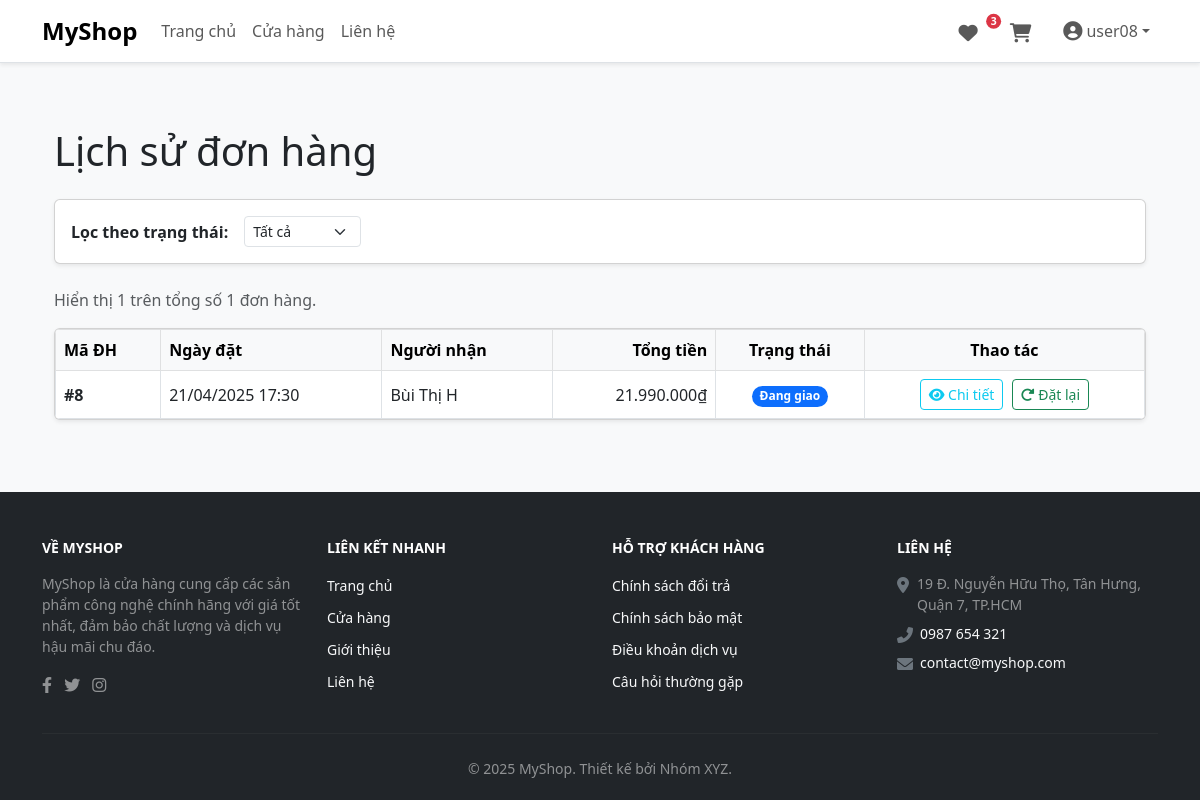
Screenshot of /public/index.php?page=order_history (signed in) with the database file from the repository.
### tables this page shows
CREATE TABLE orders (
                        id INT AUTO_INCREMENT PRIMARY KEY,
                        user_id INT NOT NULL,
                        customer_name VARCHAR(255) NOT NULL,
                        customer_address TEXT NOT NULL,
                        customer_phone VARCHAR(20) NOT NULL,
                        customer_email VARCHAR(255) DEFAULT NULL,
                        notes TEXT DEFAULT NULL,
                        total DOUBLE NOT NULL,
                        status VARCHAR(50) NOT NULL DEFAULT 'Pending',
                        created_at TIMESTAMP DEFAULT CURRENT_TIMESTAMP,
                        updated_at TIMESTAMP DEFAULT CURRENT_TIMESTAMP ON UPDATE CURRENT_TIMESTAMP,
                        FOREIGN KEY (user_id) REFERENCES users(id) ON DELETE CASCADE
);

### app/Controllers/OrderController.php (called while the page is built, shortened)
<?php
class OrderController extends BaseController {
    public function orderHistory() {
        $userId = $_SESSION['user_id'];
        $ordersPerPage = 10;
        $currentPage = isset($_GET['pg']) ? max(1, (int)$_GET['pg']) : 1;
        $offset = ($currentPage - 1) * $ordersPerPage;
        $validStatuses = ['all', 'Pending', 'Processing', 'Shipped', 'Delivered', 'Cancelled'];
        $selectedStatus = $_GET['status'] ?? 'all';
        $orders = Order::getByUser($userId, $selectedStatus, $ordersPerPage, $offset);
        $totalOrders = Order::countByUser($userId, $selectedStatus);
        $totalPages = $totalOrders > 0 ? ceil($totalOrders / $ordersPerPage) : 1;
        $flashMessage = $_SESSION['flash_message'] ?? null;
        $this->render('order_history', [
            'orders' => $orders, 'flashMessage' => $flashMessage, 'currentPage' => $currentPage,
            'totalPages' => $totalPages, 'totalOrders' => $totalOrders, 'selectedStatus' => $selectedStatus,
            'validStatuses' => $validStatuses
        ]);
    }
}

### app/Core/Database.php (called while the page is built, shortened)
<?php
class Database {
    private static ?mysqli $conn = null;
    public static function conn(): mysqli {
        if (self::$conn === null) {
            try {
                self::$conn = new mysqli(DB_HOST, DB_USER, DB_PASS, DB_NAME);
                self::$conn->set_charset(DB_CHARSET);
            } catch (mysqli_sql_exception $e) {
                error_log("Database Connection Error: " . $e->getMessage());
                die("Không thể kết nối đến cơ sở dữ liệu. Vui lòng thử lại sau.");
            }
        }
        return self::$conn;
    }
    public static function prepare(string $sql, string $types = '', array $params = []): mysqli_stmt|false {
        try {
            $stmt = self::conn()->prepare($sql);
            if ($stmt && $types && $params) {
                $stmt->bind_param($types, ...$params);
            }
            return $stmt;
        } catch (\Exception $e) {
            error_log("Database Prepare Error: " . $e->getMessage() . " | SQL: " . $sql);
            return false;
        }
    }
}

### app/Models/Order.php (called while the page is built, shortened)
<?php
class Order extends BaseModel
{
    public static function getByUser(int $user_id, string $statusFilter = 'all', ?int $limit = null, int $offset = 0): array
    {
        $params = [$user_id];
        $types = "i";
        $sql = "SELECT * FROM orders WHERE user_id = ?";
        $sql .= " ORDER BY created_at DESC";
        if ($limit !== null) {
            $sql .= " LIMIT ? OFFSET ?";
            $params[] = $limit;
            $params[] = $offset;
            $types .= "ii";
        }
        $stmt = Database::prepare($sql, $types, $params);
        if ($stmt && $stmt->execute()) {
            $result = $stmt->get_result();
            $data = $result ? $result->fetch_all(MYSQLI_ASSOC) : [];
            return $data;
        }
        return [];
    }
    public static function countByUser(int $user_id, string $statusFilter = 'all'): int
    {
        $params = [$user_id];
        $types = "i";
        $sql = "SELECT COUNT(*) as total FROM orders WHERE user_id = ?";
        $stmt = Database::prepare($sql, $types, $params);
        if ($stmt && $stmt->execute()) {
            $result = $stmt->get_result();
            $row = $result ? $result->fetch_assoc() : null;
            return $row ? (int)$row['total'] : 0;
        }
        return 0;
    }
}

### app/Views/order_history.php (the view, shortened to what this page needs)
<?php
$orders = $orders ?? [];
$totalOrders = $totalOrders ?? 0;
$selectedStatus = $selectedStatus ?? 'all';
$validStatuses = $validStatuses ?? ['all', 'Pending', 'Processing', 'Shipped', 'Delivered', 'Cancelled'];
function translate_status_bs(string $status): string {
    $map = [ 'all' => 'Tất cả', 'Pending' => 'Chờ xử lý', 'Processing' => 'Đang xử lý', 'Shipped' => 'Đang giao', 'Delivered' => 'Đã giao', 'Cancelled' => 'Đã hủy' ];
    return $map[$status] ?? ucfirst($status);
}
function getStatusBadgeClass($status) {
    switch ($status) {
        case 'Processing': return 'bg-info text-dark'; case 'Shipped': return 'bg-primary';
    }
}
include_once __DIR__ . '/../layout/header.php';
?>
    <link rel="stylesheet" href="/webfinal/public/css/order_history.css">
    <div class="container my-4">
        <h1 class="mb-4">Lịch sử đơn hàng</h1>
        <div class="card shadow-sm mb-4">
            <div class="card-body d-flex align-items-center flex-wrap gap-2">
                <label for="status-filter-select" class="form-label fw-bold mb-0 me-2">Lọc theo trạng thái:</label>
                <form method="GET" action="" class="d-inline-block me-2" id="statusFilterForm"> <?php  ?>
                    <select class="form-select form-select-sm d-inline-block" id="status-filter-select" name="status" style="width: auto;" onchange="document.getElementById('statusFilterForm').submit();">
                        <?php foreach ($validStatuses as $status): ?>
                            <option value="<?= $status ?>" <?= ($selectedStatus == $status) ? 'selected' : '' ?>>
                                <?= translate_status_bs($status) ?>
                            </option>
                        <?php endforeach; ?>
                    </select>
                </form>
            </div>
        </div>
        <?php if (empty($orders)): ?>
            <div class="alert alert-info text-center" role="alert">
                <p class="mb-3 fs-5">Bạn chưa có đơn hàng nào<?= ($selectedStatus !== 'all' ? ' với trạng thái "' . translate_status_bs($selectedStatus) . '"' : '') ?>.</p>
                <a href="?page=shop_grid" class="btn btn-primary"><i class="fas fa-shopping-bag me-2"></i>Bắt đầu mua sắm</a>
            </div>
        <?php else: ?>
            <p class="text-muted mb-3">Hiển thị <?= count($orders) ?> trên tổng số <?= $totalOrders ?> đơn hàng<?= ($selectedStatus !== 'all' ? ' có trạng thái "' . translate_status_bs($selectedStatus) . '"' : '') ?>.</p>
            <div class="table-responsive card shadow-sm">
                <table class="table table-hover table-bordered align-middle mb-0">
                    <thead class="table-light">
                    <tr>
                        <th scope="col">Mã ĐH</th>
                        <th scope="col">Ngày đặt</th>
                        <th scope="col">Người nhận</th>
                        <th scope="col" class="text-end">Tổng tiền</th>
                        <th scope="col" class="text-center">Trạng thái</th>
                        <th scope="col" class="text-center">Thao tác</th>
                    </tr>
                    </thead>
                    <tbody>
                    <?php foreach ($orders as $order): ?>
                        <tr>
                            <td class="fw-bold">#<?= htmlspecialchars($order['id']) ?></td>
                            <td><?= htmlspecialchars(date('d/m/Y H:i', strtotime($order['created_at']))) ?></td>
                            <td><?= htmlspecialchars($order['customer_name']) ?></td>
                            <td class="text-end"><?= number_format($order['total'], 0, ',', '.') ?>₫</td>
                            <td class="text-center">
                                <?php $status = htmlspecialchars($order['status'] ?? 'Pending'); ?>
                                <span class="badge rounded-pill status-badge <?= getStatusBadgeClass($status) ?>">
                                    <?= translate_status_bs($status) ?>
                                </span>
                            </td>
                            <td class="text-center order-actions">
                                <a href="?page=order_detail&id=<?= $order['id'] ?>" class="btn btn-sm btn-outline-info" title="Xem chi tiết">
                                    <i class="fas fa-eye"></i> <span class="d-none d-md-inline">Chi tiết</span>
                                </a>
                                <a href="?page=reorder&id=<?= $order['id'] ?>" class="btn btn-sm btn-outline-success ms-1" title="Đặt lại đơn hàng">
                                    <i class="fas fa-redo-alt"></i> <span class="d-none d-md-inline">Đặt lại</span>
                                </a>
                            </td>
                        </tr>
                    <?php endforeach; ?>
                    </tbody>
                </table>
            </div>
        <?php endif; ?>
    </div>
<?php include_once __DIR__ . '/../layout/footer.php'; ?>

### app/layout/header.php (style rules this page uses)
body { display: flex; flex-direction: column; min-height: 100vh; background-color: #f8f9fa; }

### rows the page displays
orders: id "8", created_at "21/04/2025 17:30", customer_name "Bùi Thị H", total "21.990.000"

### other values shown
$wishlistItemCount "3"
$username "user08"
count($orders) "1"
$totalOrders "1"
form field status "Tất cả"
